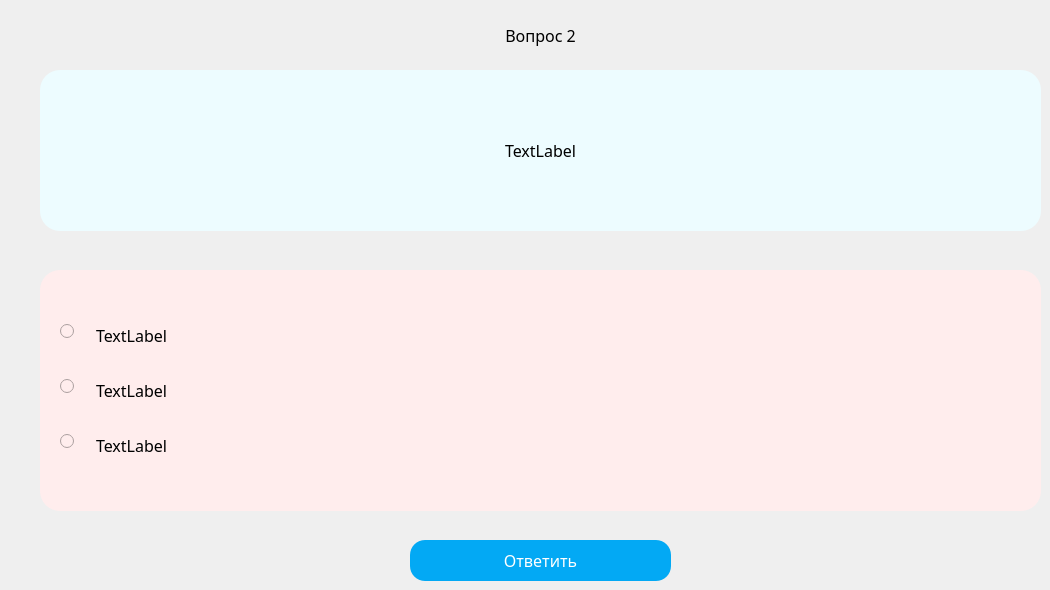
   <widget class="QWidget" name="one_2">
    <widget class="QFrame" name="formFrame_2">
     <property name="geometry">
      <rect>
       <x>40</x>
       <y>270</y>
       <width>1001</width>
       <height>241</height>
      </rect>
     </property>
     <property name="styleSheet">
      <string notr="true">background: #ffeded;
border-radius: 20px;
font-size: 12pt;
font-family: Century Gothic, sans-serif;</string>
     </property>
     <layout class="QFormLayout" name="formLayout_3">
      <property name="fieldGrowthPolicy">
       <enum>QFormLayout::AllNonFixedFieldsGrow</enum>
      </property>
      <property name="formAlignment">
       <set>Qt::AlignLeading|Qt::AlignLeft|Qt::AlignVCenter</set>
      </property>
      <property name="horizontalSpacing">
       <number>7</number>
      </property>
      <item row="0" column="0">
       <widget class="QRadioButton" name="radioButton_7">
        <property name="minimumSize">
         <size>
          <width>25</width>
          <height>0</height>
         </size>
        </property>
        <property name="layoutDirection">
         <enum>Qt::RightToLeft</enum>
        </property>
        <property name="styleSheet">
         <string notr="true">font: 12pt &quot;Arial&quot;;</string>
        </property>
        <property name="text">
         <string/>
        </property>
       </widget>
      </item>
      <item row="0" column="1">
       <widget class="QLabel" name="label_13">
        <property name="font">
         <font>
          <family>Century Gothic,sans-serif</family>
          <pointsize>12</pointsize>
         </font>
        </property>
        <property name="text">
         <string>TextLabel</string>
        </property>
        <property name="wordWrap">
         <bool>true</bool>
        </property>
       </widget>
      </item>
      <item row="1" column="0">
       <spacer name="horizontalSpacer_5">
        <property name="orientation">
         <enum>Qt::Horizontal</enum>
        </property>
        <property name="sizeHint" stdset="0">
         <size>
          <width>40</width>
          <height>20</height>
         </size>
        </property>
       </spacer>
      </item>
      <item row="2" column="1">
       <widget class="QLabel" name="label_14">
        <property name="font">
         <font>
          <family>Century Gothic,sans-serif</family>
          <pointsize>12</pointsize>
         </font>
        </property>
        <property name="text">
         <string>TextLabel</string>
        </property>
        <property name="wordWrap">
         <bool>true</bool>
        </property>
       </widget>
      </item>
      <item row="3" column="0">
       <spacer name="horizontalSpacer_6">
        <property name="orientation">
         <enum>Qt::Horizontal</enum>
        </property>
        <property name="sizeHint" stdset="0">
         <size>
          <width>40</width>
          <height>20</height>
         </size>
        </property>
       </spacer>
      </item>
      <item row="4" column="1">
       <widget class="QLabel" name="label_15">
        <property name="font">
         <font>
          <family>Century Gothic,sans-serif</family>
          <pointsize>12</pointsize>
         </font>
        </property>
        <property name="text">
         <string>TextLabel</string>
        </property>
        <property name="wordWrap">
         <bool>true</bool>
        </property>
       </widget>
      </item>
      <item row="2" column="0">
       <widget class="QRadioButton" name="radioButton_8">
        <property name="minimumSize">
         <size>
          <width>25</width>
          <height>0</height>
         </size>
        </property>
        <property name="layoutDirection">
         <enum>Qt::RightToLeft</enum>
        </property>
        <property name="styleSheet">
         <string notr="true">font: 12pt &quot;Arial&quot;;</string>
        </property>
        <property name="text">
         <string/>
        </property>
       </widget>
      </item>
      <item row="4" column="0">
       <widget class="QRadioButton" name="radioButton_9">
        <property name="minimumSize">
         <size>
          <width>25</width>
          <height>0</height>
         </size>
        </property>
        <property name="layoutDirection">
         <enum>Qt::RightToLeft</enum>
        </property>
        <property name="styleSheet">
         <string notr="true">font: 12pt &quot;Arial&quot;;</string>
        </property>
        <property name="text">
         <string/>
        </property>
       </widget>
      </item>
     </layout>
    </widget>
    <widget class="QFrame" name="verticalFrame_2">
     <property name="geometry">
      <rect>
       <x>40</x>
       <y>70</y>
       <width>1001</width>
       <height>161</height>
      </rect>
     </property>
     <property name="styleSheet">
      <string notr="true">background: #edfcff;
border-radius: 20px;
font-size: 12pt;
font-family: Century Gothic, sans-serif;</string>
     </property>
     <layout class="QVBoxLayout" name="verticalLayout_4">
      <item>
       <widget class="QLabel" name="label_16">
        <property name="enabled">
         <bool>true</bool>
        </property>
        <property name="font">
         <font>
          <family>Century Gothic,sans-serif</family>
          <pointsize>12</pointsize>
         </font>
        </property>
        <property name="styleSheet">
         <string notr="true">font-size: 12pt;
font-family: Century Gothic, sans-serif;</string>
        </property>
        <property name="text">
         <string>TextLabel</string>
        </property>
        <property name="alignment">
         <set>Qt::AlignCenter</set>
        </property>
        <property name="wordWrap">
         <bool>true</bool>
        </property>
       </widget>
      </item>
     </layout>
    </widget>
    <widget class="QLabel" name="label_17">
     <property name="geometry">
      <rect>
       <x>40</x>
       <y>20</y>
       <width>1001</width>
       <height>31</height>
      </rect>
     </property>
     <property name="styleSheet">
      <string notr="true">font-size: 12pt;
font-family: Century Gothic, sans-serif;</string>
     </property>
     <property name="text">
      <string>Вопрос 2</string>
     </property>
     <property name="alignment">
      <set>Qt::AlignCenter</set>
     </property>
    </widget>
    <widget class="QPushButton" name="pushButton_3">
     <property name="geometry">
      <rect>
       <x>410</x>
       <y>540</y>
       <width>261</width>
       <height>41</height>
      </rect>
     </property>
     <property name="styleSheet">
      <string notr="true">QPushButton
{
	background: #03a9f4;
	color: #fff;
	border-radius: 15px;
	font-size: 12pt;
	font-family: Century Gothic, sans-serif;
}

QPushButton:hover
{
    background-color:#64bee8;
}

QPushButton:pressed
{
    background-color:#03a9f4;
}</string>
     </property>
     <property name="text">
      <string>Ответить</string>
     </property>
    </widget>
   </widget>
